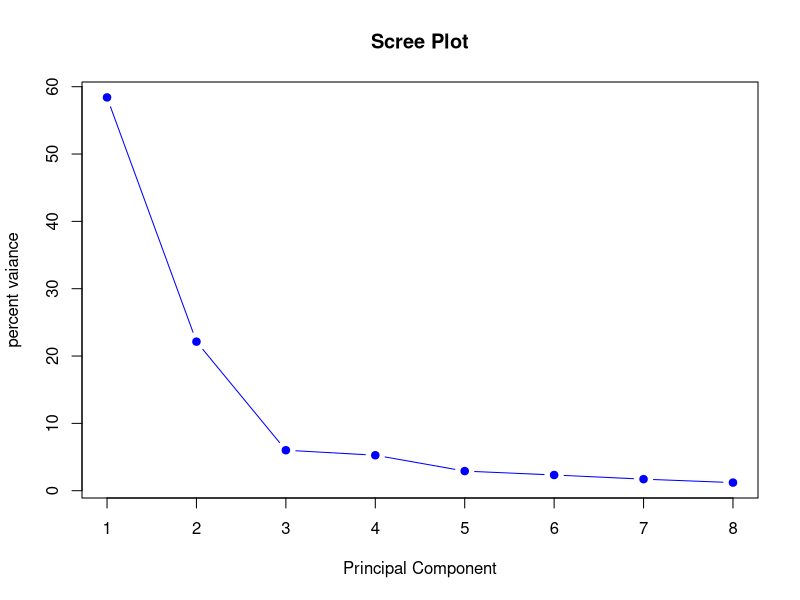
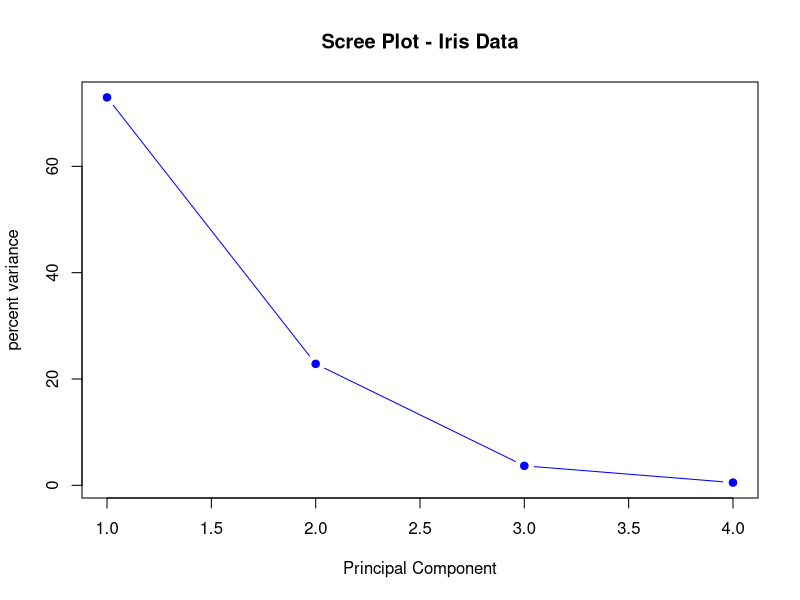

Write the R code that produced these figures, in order.
## ---- chunk 1
s=matrix(c(1,0.846,0.805,0.859,0.473,0.398,0.301,0.382,
           0.846,1,0.881,0.826,0.376,0.326,0.277,0.415,
           0.805,0.881,1,0.801,0.380,0.319,0.237,0.345,
           0.859,0.826,0.801,1,0.436,0.329,0.327,0.365,
           0.473,0.376,0.380,0.436,1,0.762,0.730,0.629,
           0.398,0.326,0.319,0.329,0.762,1,0.583,0.577,
           0.301,0.277,0.237,0.327,0.730,0.583,1,0.539,
           0.382,0.415,0.345,0.365,0.629,0.577,0.539,1),nrow=8,byrow=T)
ea=eigen(s)
v_pc=ea$values
p=ea$vectors
TPV=sum(diag(s))
pv_pc=(v_pc/TPV)*100
cpv_pc=cumsum(pv_pc)



pc_summary <- data.frame(
  PC        = paste0("PC", 1:length(v_pc)),
  Eigenvalue = v_pc,
  Proportion = pv_pc,
  Cumulative = cpv_pc
)


pc_df <- cbind(pc_summary, round(p, 4))  

t(pc_df)

## ---- chunk 2
# Scree plot
plot(pv_pc,
     type = "b",                 
     pch = 19,                   
     col = "blue",
     xlab = "Principal Component",
     ylab = "percent vaiance",
     main = "Scree Plot")

## ---- chunk 3
rm(list = ls())
# Use iris dataset 
data(iris)
#View(iris)
iris_num <- scale(iris[, 1:4])

s1 <- cor(iris_num)


ea   <- eigen(s1)
v_pc <- ea$values        
p    <- ea$vectors    

TPV <- sum(diag(s1))

pv_pc  <- (v_pc / TPV) * 100
cpv_pc <- cumsum(pv_pc)


pc_summary <- data.frame(
  PC         = paste0("PC", 1:length(v_pc)),
  Eigenvalue = v_pc,
  Proportion = pv_pc,
  Cumulative = cpv_pc
)


pc_df <- cbind(pc_summary, round(p, 4))
print(pc_df)
t(pc_df)
# ---- Scree plot ----
plot(pv_pc,
     type = "b",
     pch = 19,
     col = "blue",
     xlab = "Principal Component",
     ylab = "percent variance",
     main = "Scree Plot - Iris Data")

## ---- chunk 4
# Load iris numeric data
data(iris)
iris_num <- iris[, 1:4]

# Standardize and run PCA
pca_res <- prcomp(iris_num, scale. = TRUE)

# Scores (principal component values for each observation)
pc_scores <- pca_res$x   # columns: PC1, PC2, PC3, PC4

# Eigenvalues and cumulative variance
eig_vals <- pca_res$sdev^2
prop_var <- eig_vals / sum(eig_vals) * 100
cum_var  <- cumsum(prop_var)

# Extract PC3 and PC4 scores
pc3 <- pc_scores[, 3]
pc4 <- pc_scores[, 4]

# Compute Y
y <- pc3 * cum_var[3] + pc4 * cum_var[4]

# Combine into dataframe
result <- data.frame(PC3 = pc3, PC4 = pc4, Y = y)
head(result, 10)   # show first 10 rows

